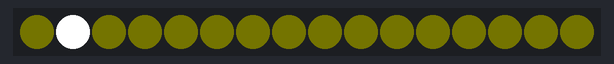
The sketch below on a simulated Arduino Uno, built with avr-gcc and run on an emulated ATmega328P. Shown: 16 RGB LEDs in strip order, left to right. Random numbers use the default seed unless the sketch sets one.

Above: at 0.15 s.
At 10.22 s:
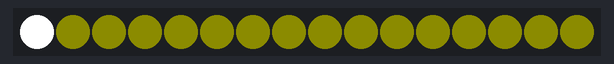
At 13.24 s:
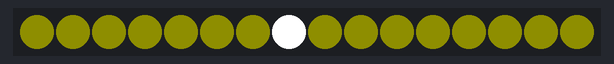
At 15.05 s:
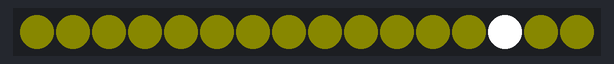
At 19.39 s:
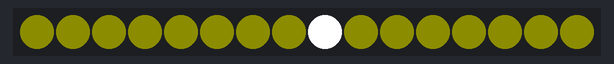
At 35.63 s:
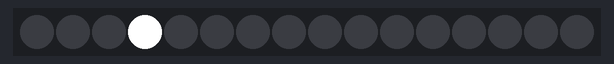

The sketch:

Arduino_Stellar_Chaos_ORB.ino
```cpp
#include <Adafruit_NeoPixel.h>

int pin = 8;
int numPixels = 16;
Adafruit_NeoPixel strip = Adafruit_NeoPixel(numPixels, pin);

int brightness = 5;
bool fadeIn = true;

void setup() {
  strip.begin();
  strip.show();
}

void loop() {
  for (int i = 0; i < numPixels; i++) {
    strip.setPixelColor(i, strip.Color(brightness / 4, brightness / 4, 0));
  }

  if (random(0, 100) < 15) {
    int randomPixel = random(0, numPixels);
    strip.setPixelColor(randomPixel, strip.Color(255, 255, 255));
  }

  strip.show();

  if (fadeIn) {
    brightness++;
    if (brightness >= 100) fadeIn = false;
  } else {
    brightness--;
    if (brightness <= 0) fadeIn = true;
  }

  delay(5);
}
```
